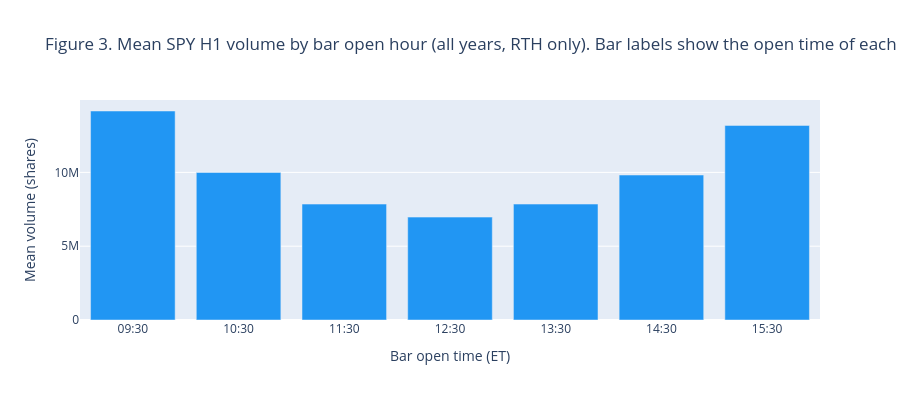

Notebook code for this chart:
### Markdown cell above
### 2.5 Volume Profile — Intraday Seasonality

### Code cell
# Figure 3 — Mean volume by hour-of-day across full dataset
# [NEEDS PIPELINE]
if df is not None:
    df['hour'] = df.index.hour
    vol_by_hour = df.groupby('hour')['volume'].mean().reset_index()
    vol_by_hour['hour_label'] = vol_by_hour['hour'].map(
        lambda h: f"{h:02d}:30" if h == 9 else f"{h:02d}:30"
    )
    # Map bar open hours to readable labels
    hour_labels = {9: '09:30', 10: '10:30', 11: '11:30', 12: '12:30',
                   13: '13:30', 14: '14:30', 15: '15:30'}
    vol_by_hour['label'] = vol_by_hour['hour'].map(lambda h: hour_labels.get(h, str(h)))

    fig3 = px.bar(
        vol_by_hour,
        x='label',
        y='volume',
        title=(
            "Figure 3. Mean SPY H1 volume by bar open hour (all years, RTH only).\n"
            "Bar labels show the open time of each H1 bar. 15:30 covers only 30 minutes (RTH close at 16:00)."
        ),
        labels={'label': 'Bar open time (ET)', 'volume': 'Mean volume (shares)'},
        color_discrete_sequence=['#2196F3'],
    )
    fig3.update_layout(height=400)
    fig3.show()
    print("Figure 3 saved.")
else:
    print("[SKIPPED] No data loaded.")

### Figure 1 — Plotly figure (JSON) as saved in the notebook; plotly's stock layout.template omitted (floating-point values rounded to 4 significant figures)
{"data": [{"hovertemplate": "Bar open time (ET)=%{x}<br>Mean volume (shares)=%{y}<extra></extra>", "legendgroup": "", "marker": {"color": "#2196F3", "pattern": {"shape": ""}}, "name": "", "orientation": "v", "showlegend": false, "textposition": "auto", "type": "bar", "x": ["09:30", "10:30", "11:30", "12:30", "13:30", "14:30", "15:30"], "xaxis": "x", "y": [14160000.0, 9993000.0, 7853000.0, 6970000.0, 7854000.0, 9821000.0, 13180000.0], "yaxis": "y"}], "layout": {"barmode": "relative", "height": 400, "legend": {"tracegroupgap": 0}, "title": {"text": "Figure 3. Mean SPY H1 volume by bar open hour (all years, RTH only).\nBar labels show the open time of each H1 bar. 15:30 covers only 30 minutes (RTH close at 16:00)."}, "xaxis": {"anchor": "y", "domain": [0, 1], "title": {"text": "Bar open time (ET)"}}, "yaxis": {"anchor": "x", "domain": [0, 1], "title": {"text": "Mean volume (shares)"}}}}
